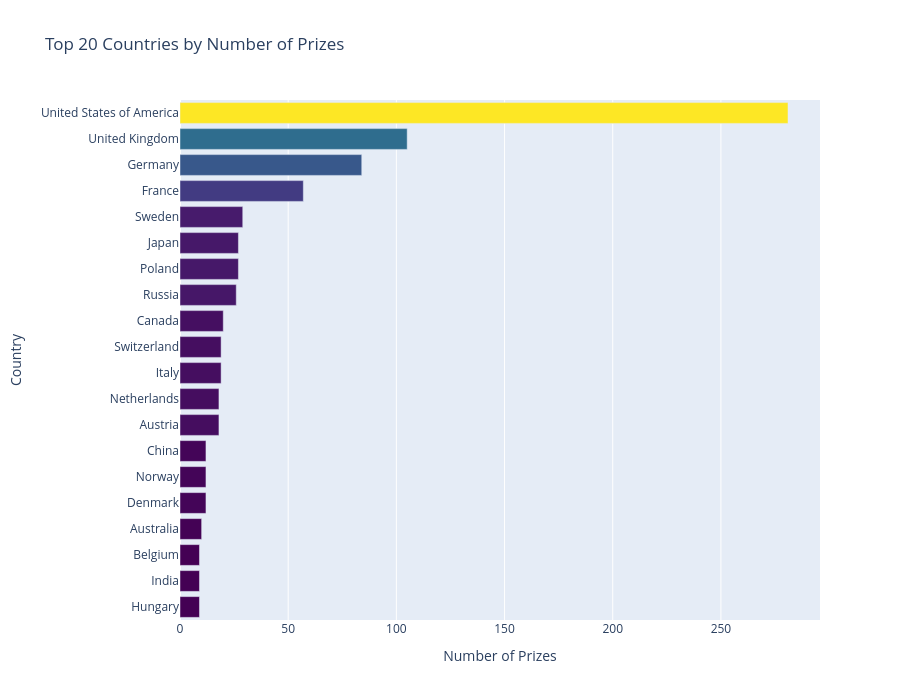

Source (notebook cell):
### Markdown cell above
If you look at the entries in the birth country, you'll see that some countries no longer exist! These include the Soviet Union or Czechoslovakia for example. Hence, using `birth_country_current` is better, since it has the country name which controls the city where the laureate was born. Now, notice that this does not determine the laureates' nationality since some globetrotting folks gave birth to their future Nobel laureate children while abroad. Also, people's nationalities can change as they emigrate and acquire different citizenship or get married and change citizenship. What this boils down to is that we will have to be clear about the assumptions that we will make in the upcoming analysis.

### Code cell
top20_countries = top20_countries.sort_values("prize").head(20)
h_bar = px.bar(x = top20_countries.prize,
               y = top20_countries.birth_country_current,
               color=top20_countries.prize,
               color_continuous_scale='Viridis',
               orientation='h',
               title='Top 20 Countries by Number of Prizes')
 
h_bar.update_layout(height=700, 
                    xaxis_title='Number of Prizes', 
                    yaxis_title='Country', 
                    coloraxis_showscale=False,
                    margin=dict(l=180))

h_bar.update_yaxes(
    tickmode="linear",
    dtick=1,
    automargin=True
)

h_bar.show()

### Figure 1 — Plotly figure (JSON) as saved in the notebook; plotly's stock layout.template omitted (floating-point values rounded to 4 significant figures)
{"data": [{"hovertemplate": "x=%{x}<br>y=%{y}<br>color=%{marker.color}<extra></extra>", "legendgroup": "", "marker": {"color": [9, 9, 9, 10, 12, 12, 12, 18, 18, 19, 19, 20, 26, 27, 27, 29, 57, 84, 105, 281], "coloraxis": "coloraxis", "pattern": {"shape": ""}}, "name": "", "orientation": "h", "showlegend": false, "textposition": "auto", "type": "bar", "x": [9, 9, 9, 10, 12, 12, 12, 18, 18, 19, 19, 20, 26, 27, 27, 29, 57, 84, 105, 281], "xaxis": "x", "y": ["Hungary", "India", "Belgium", "Australia", "Denmark", "Norway", "China", "Austria", "Netherlands", "Italy", "Switzerland", "Canada", "Russia", "Poland", "Japan", "Sweden", "France", "Germany", "United Kingdom", "United States of America"], "yaxis": "y"}], "layout": {"barmode": "relative", "coloraxis": {"autocolorscale": false, "colorbar": {"title": {"text": "color"}}, "colorscale": [[0, "#440154"], [0.1111, "#482878"], [0.2222, "#3e4989"], [0.3333, "#31688e"], [0.4444, "#26828e"], [0.5556, "#1f9e89"], [0.6667, "#35b779"], [0.7778, "#6ece58"], [0.8889, "#b5de2b"], [1, "#fde725"]], "showscale": false}, "height": 700, "legend": {"tracegroupgap": 0}, "margin": {"l": 180}, "title": {"text": "Top 20 Countries by Number of Prizes"}, "xaxis": {"anchor": "y", "domain": [0, 1], "title": {"text": "Number of Prizes"}}, "yaxis": {"anchor": "x", "automargin": true, "domain": [0, 1], "dtick": 1, "tickmode": "linear", "title": {"text": "Country"}}}}
